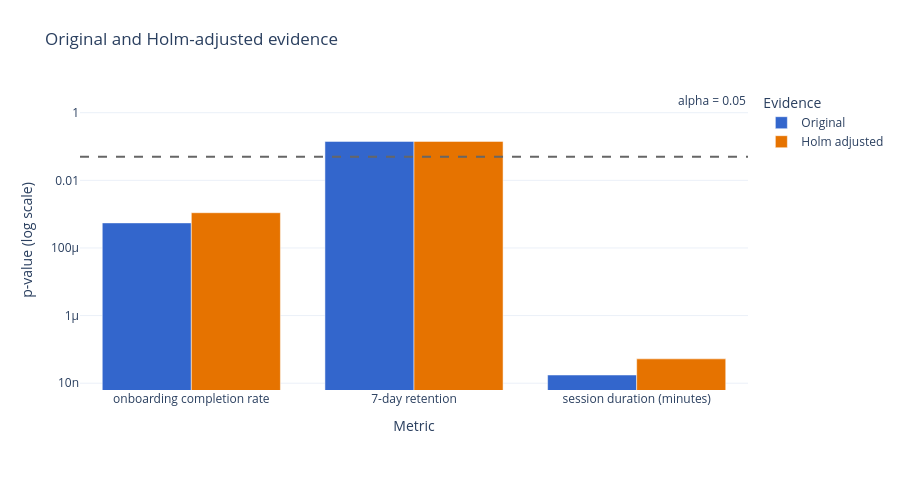

This figure's notebook cell:
### Markdown cell above
## 3. Multiplicity

The family contains the primary and secondary metrics shown here. Holm-adjusted p-values control the family-wise error rate. Adjustment does not turn statistical evidence into a business decision.

### Code cell
correction = report.multiple_testing
assert correction is not None

labels = list(correction.hypothesis_labels or ())
original = np.array(correction.original_p_values)
adjusted = np.array(correction.adjusted_p_values)

fig = go.Figure()
fig.add_bar(
    name="Original",
    x=labels,
    y=original,
    marker_color=COLORS["control"],
    hovertemplate="%{x}<br>Original p: %{y:.3g}<extra></extra>",
)
fig.add_bar(
    name="Holm adjusted",
    x=labels,
    y=adjusted,
    marker_color=COLORS["treatment"],
    hovertemplate="%{x}<br>Adjusted p: %{y:.3g}<extra></extra>",
)
fig.add_hline(
    y=correction.alpha,
    line_dash="dash",
    line_color=COLORS["reference"],
    annotation_text=f"alpha = {correction.alpha:g}",
    annotation_position="top right",
)
fig.update_yaxes(
    type="log",
    title_text="p-value (log scale)",
)
fig.update_layout(
    barmode="group",
    title="Original and Holm-adjusted evidence",
    xaxis_title="Metric",
    height=500,
    legend_title_text="Evidence",
    margin={"l": 80, "r": 40, "t": 90, "b": 110},
)
fig.show()

### Figure 1 — Plotly figure (JSON) as saved in the notebook; plotly's stock layout.template omitted (floating-point values rounded to 4 significant figures)
{"data": [{"hovertemplate": "%{x}<br>Original p: %{y:.3g}<extra></extra>", "marker": {"color": "#3366CC"}, "name": "Original", "x": ["onboarding completion rate", "7-day retention", "session duration (minutes)"], "y": [0.0005501, 0.1417, 1.747e-08], "type": "bar"}, {"hovertemplate": "%{x}<br>Adjusted p: %{y:.3g}<extra></extra>", "marker": {"color": "#E67300"}, "name": "Holm adjusted", "x": ["onboarding completion rate", "7-day retention", "session duration (minutes)"], "y": [0.0011, 0.1417, 5.241e-08], "type": "bar"}], "layout": {"shapes": [{"line": {"color": "#666666", "dash": "dash"}, "type": "line", "x0": 0, "x1": 1, "xref": "x domain", "y0": 0.05, "y1": 0.05, "yref": "y"}], "annotations": [{"showarrow": false, "text": "alpha = 0.05", "x": 1, "xanchor": "right", "xref": "x domain", "y": 0.05, "yanchor": "bottom", "yref": "y"}], "yaxis": {"title": {"text": "p-value (log scale)"}, "type": "log"}, "legend": {"title": {"text": "Evidence"}}, "margin": {"l": 80, "r": 40, "t": 90, "b": 110}, "barmode": "group", "title": {"text": "Original and Holm-adjusted evidence"}, "xaxis": {"title": {"text": "Metric"}}, "height": 500}}
